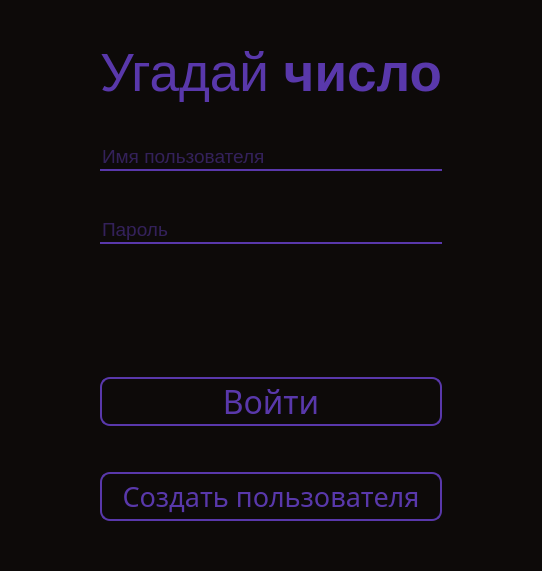
<?xml version="1.0" encoding="UTF-8"?>
<ui version="4.0">
 <class>Dialog</class>
 <widget class="QDialog" name="Dialog">
  <property name="geometry">
   <rect>
    <x>0</x>
    <y>0</y>
    <width>533</width>
    <height>571</height>
   </rect>
  </property>
  <property name="windowTitle">
   <string>Dialog</string>
  </property>
  <layout class="QVBoxLayout" name="verticalLayout">
   <property name="spacing">
    <number>0</number>
   </property>
   <property name="leftMargin">
    <number>0</number>
   </property>
   <property name="topMargin">
    <number>0</number>
   </property>
   <property name="rightMargin">
    <number>0</number>
   </property>
   <property name="bottomMargin">
    <number>0</number>
   </property>
   <item>
    <widget class="QWidget" name="widget" native="true">
     <property name="styleSheet">
      <string notr="true">QWidget{
	background-color: rgb(13, 10, 9);
	color: rgb(89, 56, 171);
}</string>
     </property>
     <layout class="QVBoxLayout" name="verticalLayout_2">
      <property name="leftMargin">
       <number>100</number>
      </property>
      <property name="rightMargin">
       <number>100</number>
      </property>
      <property name="bottomMargin">
       <number>50</number>
      </property>
      <item>
       <widget class="QLabel" name="title">
        <property name="font">
         <font>
          <family>Segoe UI</family>
          <pointsize>40</pointsize>
         </font>
        </property>
        <property name="layoutDirection">
         <enum>Qt::LeftToRight</enum>
        </property>
        <property name="frameShadow">
         <enum>QFrame::Plain</enum>
        </property>
        <property name="text">
         <string>Угадай &lt;strong&gt;число&lt;/strong&gt;</string>
        </property>
        <property name="alignment">
         <set>Qt::AlignCenter</set>
        </property>
       </widget>
      </item>
      <item>
       <widget class="QLineEdit" name="usernameField">
        <property name="font">
         <font>
          <family>Segoe UI</family>
          <pointsize>14</pointsize>
         </font>
        </property>
        <property name="styleSheet">
         <string notr="true">background-color: rgb(13, 10, 9);
color: rgb(89, 56, 171);
border-style: none;
border-bottom: 2px solid rgb(89, 56, 171);

</string>
        </property>
        <property name="text">
         <string/>
        </property>
        <property name="placeholderText">
         <string>Имя пользователя</string>
        </property>
       </widget>
      </item>
      <item>
       <spacer name="verticalSpacer">
        <property name="orientation">
         <enum>Qt::Vertical</enum>
        </property>
        <property name="sizeType">
         <enum>QSizePolicy::Fixed</enum>
        </property>
        <property name="sizeHint" stdset="0">
         <size>
          <width>20</width>
          <height>40</height>
         </size>
        </property>
       </spacer>
      </item>
      <item>
       <widget class="QLineEdit" name="passwordField">
        <property name="font">
         <font>
          <family>Segoe UI</family>
          <pointsize>14</pointsize>
         </font>
        </property>
        <property name="styleSheet">
         <string notr="true">background-color: rgb(13, 10, 9);
color: rgb(89, 56, 171);
border-style: none;
border-bottom: 2px solid rgb(89, 56, 171);

</string>
        </property>
        <property name="text">
         <string/>
        </property>
        <property name="echoMode">
         <enum>QLineEdit::Password</enum>
        </property>
        <property name="placeholderText">
         <string>Пароль</string>
        </property>
       </widget>
      </item>
      <item>
       <widget class="QLabel" name="error_label">
        <property name="maximumSize">
         <size>
          <width>16777215</width>
          <height>121</height>
         </size>
        </property>
        <property name="font">
         <font>
          <family>Segoe UI</family>
          <pointsize>10</pointsize>
         </font>
        </property>
        <property name="styleSheet">
         <string notr="true">color: rgb(171, 3, 112)</string>
        </property>
        <property name="text">
         <string/>
        </property>
        <property name="alignment">
         <set>Qt::AlignLeading|Qt::AlignLeft|Qt::AlignTop</set>
        </property>
       </widget>
      </item>
      <item>
       <widget class="QPushButton" name="login_btn">
        <property name="font">
         <font>
          <family>Segoe UI Semibold</family>
          <pointsize>24</pointsize>
         </font>
        </property>
        <property name="cursor">
         <cursorShape>PointingHandCursor</cursorShape>
        </property>
        <property name="styleSheet">
         <string notr="true">background-color: rgb(13, 10, 9);
color: rgb(89, 56, 171);
border-style: solid;
border-width: 2px;
border-radius: 10;
border-color: rgb(89, 56, 171);</string>
        </property>
        <property name="text">
         <string>Войти</string>
        </property>
       </widget>
      </item>
      <item>
       <spacer name="verticalSpacer_2">
        <property name="orientation">
         <enum>Qt::Vertical</enum>
        </property>
        <property name="sizeType">
         <enum>QSizePolicy::Fixed</enum>
        </property>
        <property name="sizeHint" stdset="0">
         <size>
          <width>20</width>
          <height>40</height>
         </size>
        </property>
       </spacer>
      </item>
      <item>
       <widget class="QPushButton" name="signup_btn">
        <property name="minimumSize">
         <size>
          <width>0</width>
          <height>49</height>
         </size>
        </property>
        <property name="font">
         <font>
          <family>Segoe UI Semibold</family>
          <pointsize>20</pointsize>
         </font>
        </property>
        <property name="styleSheet">
         <string notr="true">background-color: rgb(13, 10, 9);
color: rgb(89, 56, 171);
border-style: solid;
border-width: 2px;
border-radius: 10;
border-color: rgb(89, 56, 171);</string>
        </property>
        <property name="text">
         <string>Создать пользователя</string>
        </property>
       </widget>
      </item>
     </layout>
    </widget>
   </item>
  </layout>
 </widget>
 <resources/>
 <connections/>
</ui>
